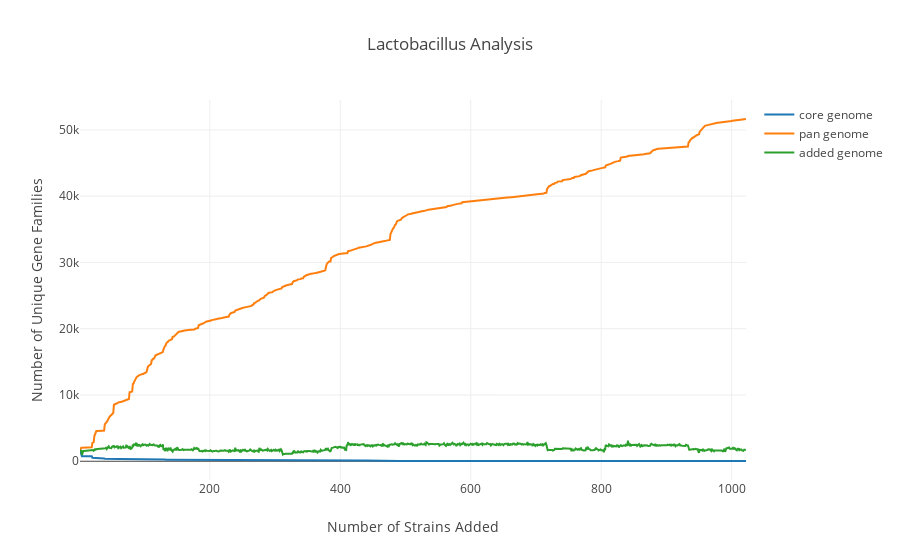

Notebook cell for this chart:
### Code cell
plotly.offline.init_notebook_mode(connected=True)

trace1 = go.Scatter(
    x = list(range(1,1507)),
    y = coregenome_sizes,
    mode = 'lines',
    name = 'core genome'
)
trace2 = go.Scatter(
    x = list(range(1,1507)),
    y = pangenome_sizes,
    mode = 'lines',
    name = 'pan genome'
)
trace3 = go.Scatter(
    x = list(range(1,1507)),
    y = genome_sizes,
    mode = 'lines',
    name = 'added genome'
)
data = [trace1, trace2,trace3]

layout = dict(title = 'Lactobacillus Analysis',
              xaxis = dict(title = 'Number of Strains Added'),
              yaxis = dict(title = 'Number of Unique Gene Families'),
              )

fig = dict(data=data, layout=layout)

plotly.offline.iplot(fig, filename='/home/bneubert/code/20-species-pangenome-line.html')

### Figure 1 — Plotly figure (JSON) as saved in the notebook; plotly's stock layout.template omitted (floating-point values rounded to 4 significant figures; data arrays with more than 128 entries replaced by an {"elided": "..."} marker saying what was removed)
{"data": [{"mode": "lines", "name": "core genome", "type": "scatter", "x": {"elided": "1506 int values"}, "y": {"elided": "1022 int values"}}, {"mode": "lines", "name": "pan genome", "type": "scatter", "x": {"elided": "1506 int values"}, "y": {"elided": "1022 int values"}}, {"mode": "lines", "name": "added genome", "type": "scatter", "x": {"elided": "1506 int values"}, "y": {"elided": "1022 int values"}}], "layout": {"title": "Lactobacillus Analysis", "xaxis": {"title": "Number of Strains Added"}, "yaxis": {"title": "Number of Unique Gene Families"}}}
